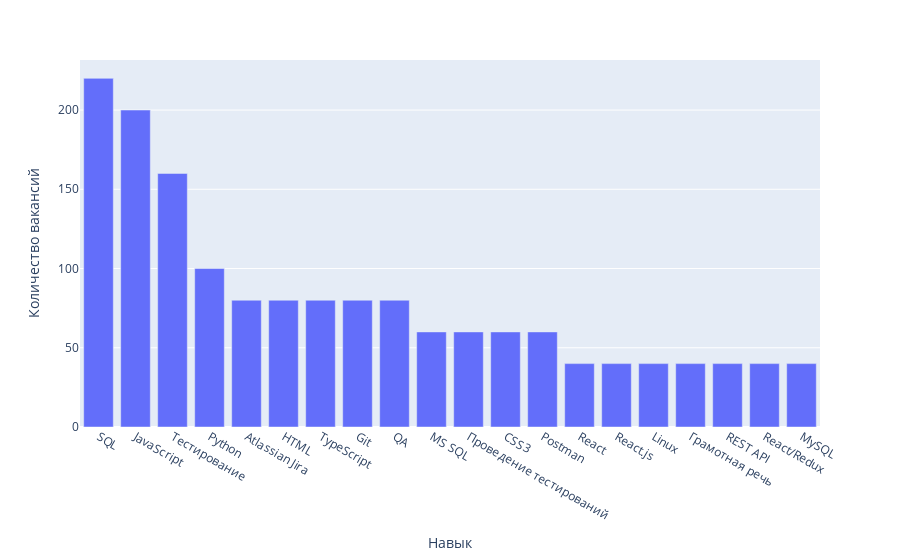

Here is the notebook cell this chart was saved with:
### Code cell
#отобразим на графике
fig = px.bar(skills_table_count.head(20),labels = {'key_skills':'Навык', 'value':'Количество вакансий'})
fig.update_layout(showlegend=False)
fig.show()

### Figure 1 — Plotly figure (JSON) as saved in the notebook; plotly's stock layout.template omitted (floating-point values rounded to 4 significant figures)
{"data": [{"alignmentgroup": "True", "hovertemplate": "variable=count<br>Навык=%{x}<br>Количество вакансий=%{y}<extra></extra>", "legendgroup": "count", "marker": {"color": "#636efa", "pattern": {"shape": ""}}, "name": "count", "offsetgroup": "count", "orientation": "v", "showlegend": true, "textposition": "auto", "type": "bar", "x": ["SQL", "JavaScript", "Тестирование", "Python", "Atlassian Jira", "HTML", "TypeScript", "Git", "QA", "MS SQL", "Проведение тестирований", "CSS3", "Postman", "React", "React.js", "Linux", "Грамотная речь", "REST API", "React/Redux", "MySQL"], "xaxis": "x", "y": [220, 200, 160, 100, 80, 80, 80, 80, 80, 60, 60, 60, 60, 40, 40, 40, 40, 40, 40, 40], "yaxis": "y"}], "layout": {"barmode": "relative", "legend": {"title": {"text": "variable"}, "tracegroupgap": 0}, "margin": {"t": 60}, "showlegend": false, "xaxis": {"anchor": "y", "domain": [0, 1], "title": {"text": "Навык"}}, "yaxis": {"anchor": "x", "domain": [0, 1], "title": {"text": "Количество вакансий"}}}}
